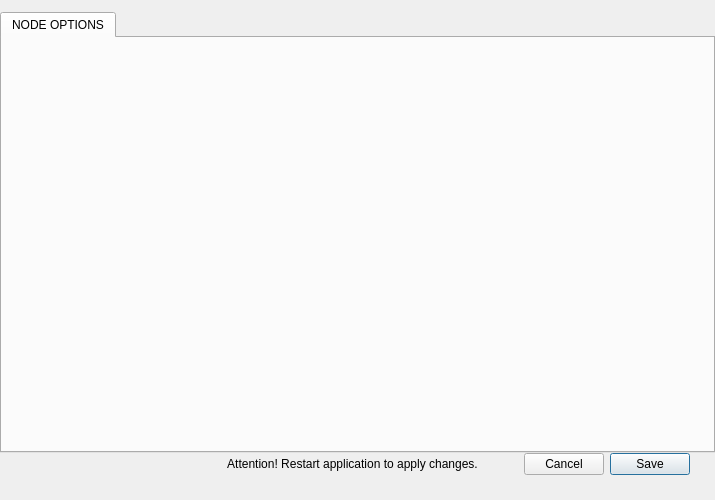
<?xml version="1.0" encoding="UTF-8"?>
<ui version="4.0">
 <class>OptionsDialog</class>
 <widget class="QDialog" name="OptionsDialog">
  <property name="geometry">
   <rect>
    <x>0</x>
    <y>0</y>
    <width>715</width>
    <height>500</height>
   </rect>
  </property>
  <property name="sizePolicy">
   <sizepolicy hsizetype="Fixed" vsizetype="Fixed">
    <horstretch>0</horstretch>
    <verstretch>0</verstretch>
   </sizepolicy>
  </property>
  <property name="minimumSize">
   <size>
    <width>715</width>
    <height>500</height>
   </size>
  </property>
  <property name="maximumSize">
   <size>
    <width>715</width>
    <height>500</height>
   </size>
  </property>
  <property name="windowTitle">
   <string>Connection</string>
  </property>
  <layout class="QVBoxLayout" name="verticalLayout">
   <property name="spacing">
    <number>0</number>
   </property>
   <property name="leftMargin">
    <number>0</number>
   </property>
   <property name="topMargin">
    <number>12</number>
   </property>
   <property name="rightMargin">
    <number>0</number>
   </property>
   <property name="bottomMargin">
    <number>0</number>
   </property>
   <item>
    <widget class="QTabWidget" name="m_optionsTabWidget">
     <property name="currentIndex">
      <number>0</number>
     </property>
     <widget class="WalletGui::ConnectionOptionsFrame" name="m_connectionTab">
      <attribute name="title">
       <string>NODE OPTIONS</string>
      </attribute>
     </widget>


    </widget>
   </item>
   <item>
    <widget class="QFrame" name="m_buttonFrame">
     <property name="frameShape">
      <enum>QFrame::NoFrame</enum>
     </property>
     <property name="frameShadow">
      <enum>QFrame::Raised</enum>
     </property>
     <layout class="QHBoxLayout" name="horizontalLayout_2">
      <property name="leftMargin">
       <number>25</number>
      </property>
      <property name="topMargin">
       <number>0</number>
      </property>
      <property name="rightMargin">
       <number>25</number>
      </property>
      <property name="bottomMargin">
       <number>25</number>
      </property>
      <item>
       <spacer name="horizontalSpacer_6">
        <property name="orientation">
         <enum>Qt::Horizontal</enum>
        </property>
        <property name="sizeHint" stdset="0">
         <size>
          <width>40</width>
          <height>20</height>
         </size>
        </property>
       </spacer>
      </item>
      <item>
       <widget class="QLabel" name="m_warningLabel">
        <property name="text">
         <string>Attention! Restart application to apply changes.</string>
        </property>
        <property name="alignment">
         <set>Qt::AlignCenter</set>
        </property>
       </widget>
      </item>
      <item>
       <spacer name="horizontalSpacer">
        <property name="orientation">
         <enum>Qt::Horizontal</enum>
        </property>
        <property name="sizeType">
         <enum>QSizePolicy::Fixed</enum>
        </property>
        <property name="sizeHint" stdset="0">
         <size>
          <width>40</width>
          <height>20</height>
         </size>
        </property>
       </spacer>
      </item>
      <item>
       <widget class="WalletGui::WalletCancelButton" name="m_cancelButton">
        <property name="text">
         <string>Cancel</string>
        </property>
       </widget>
      </item>
      <item>
       <widget class="WalletGui::WalletOkButton" name="m_okButton">
        <property name="text">
         <string>Save</string>
        </property>
        <property name="default">
         <bool>true</bool>
        </property>
       </widget>
      </item>
     </layout>
    </widget>
   </item>
  </layout>
 </widget>
 <customwidgets>
  <customwidget>
   <class>WalletGui::WalletOkButton</class>
   <extends>QPushButton</extends>
   <header>Gui/Common/WalletOkButton.h</header>
  </customwidget>
  <customwidget>
   <class>WalletGui::WalletCancelButton</class>
   <extends>QPushButton</extends>
   <header>Gui/Common/WalletCancelButton.h</header>
  </customwidget>
  <customwidget>
   <class>WalletGui::ConnectionOptionsFrame</class>
   <extends>QWidget</extends>
   <header>Gui/Options/ConnectionOptionsFrame.h</header>
   <container>1</container>
  </customwidget>
  <customwidget>
   <class>WalletGui::DonationOptionsFrame</class>
   <extends>QWidget</extends>
   <header>Gui/Options/DonationOptionsFrame.h</header>
   <container>1</container>
  </customwidget>
  <customwidget>
   <class>WalletGui::PrivacyFrame</class>
   <extends>QWidget</extends>
   <header>Gui/Options/PrivacyFrame.h</header>
   <container>1</container>
  </customwidget>
 </customwidgets>
 <resources/>
 <connections>
  <connection>
   <sender>m_okButton</sender>
   <signal>clicked()</signal>
   <receiver>OptionsDialog</receiver>
   <slot>accept()</slot>
   <hints>
    <hint type="sourcelabel">
     <x>671</x>
     <y>388</y>
    </hint>
    <hint type="destinationlabel">
     <x>356</x>
     <y>208</y>
    </hint>
   </hints>
  </connection>
  <connection>
   <sender>m_cancelButton</sender>
   <signal>clicked()</signal>
   <receiver>OptionsDialog</receiver>
   <slot>reject()</slot>
   <hints>
    <hint type="sourcelabel">
     <x>599</x>
     <y>388</y>
    </hint>
    <hint type="destinationlabel">
     <x>356</x>
     <y>208</y>
    </hint>
   </hints>
  </connection>
 </connections>
</ui>
